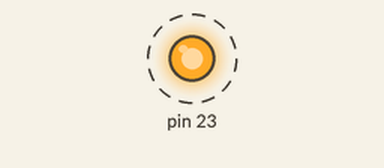
Recording of a sketch running on a simulated Arduino Mega 2560, built with avr-gcc and run on an emulated ATmega2560. On the bench: output pins drawn as LEDs (lit = HIGH). Dashed ring = blinking. What the sketch prints to the serial monitor is not drawn.

Above: at 0.3 s.
Timing chart, 0 to 3.1 s (numbered marks = the images above):
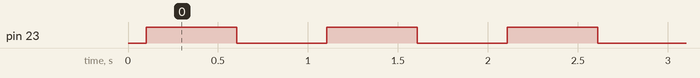

Measured:
- by itself, pin 23: alternates HIGH for 0.50 s and LOW for 0.50 s

The sketch:

OBD2_Leonardo_Sender.ino
```cpp
/*
 Name:		TEST_Single_CAN_HW_184_NANO.ino
 Created:	2/13/2022 7:54:03 AM
 Author:	Micro
*/

// CAN Receive Example
// Uses the MCP_CAN_lib-master-1.5.0 library
// https://github.com/coryjfowler/MCP_CAN_lib
// This one is set for Arduino Nano

#include <mcp_can_dfs.h>
#include <mcp_can.h>
#include <SPI.h>

unsigned long upTimer = millis();
unsigned long dtaCounter = 0;
uint16_t clutchValue = 18543;
bool clutchDirection = 0;

#define CAN0_INT 7                              // Set INT to pin 2
MCP_CAN CAN0(17);                               // Set CS to pin 10

// Comment out to enter receive mode
#define send

// the setup function runs once when you press reset or power the board
void setup() {
  // Serial needs to be at least this speed otherwise line will be dropped
  Serial.begin(250000);
  // while (!Serial);   // COmment out if Serial will not be used
  delay(100);
  Serial.println("Single Can Bus Sender/Logger, 500kb/s...");

  // Initialize MCP2515 running at 8MHz with a baudrate of 500kb/s and the masks and filters disabled.
  if (CAN0.begin(MCP_ANY, CAN_500KBPS, MCP_16MHZ) == CAN_OK)
    Serial.println("CAN0: MCP2515 Initialized Successfully!");
  else
    Serial.println("CAN0: Error Initializing MCP2515...");
  CAN0.setMode(MCP_NORMAL);                              // Set operation mode to normal so the MCP2515 sends acks to received data.
  pinMode(CAN0_INT, INPUT);                            // Configuring pin for /INT input

  pinMode(23, OUTPUT);
  digitalWrite(23, HIGH);
}

// the loop function runs over and over again until power down or reset
void loop() {
#ifndef send
  if (!digitalRead(CAN0_INT))                         // If CAN0_INT pin is low, read receive buffer
  {
    readCan(CAN0, 0);
  }
#else
  sendCan(CAN0, 0);
#endif
}

void readCan(MCP_CAN myCan, uint8_t MCP2515number) {
  //Serial.println(micros() - timer1);

  long unsigned int rxId;
  unsigned char len = 0;
  unsigned char rxBuf[8];
  char msgString[128];                            // Array to store serial string
  myCan.readMsgBuf(&rxId, &len, rxBuf);      // Read data: rxId = Frame ID, len = data length, buf = data byte(s)

  if ((rxId & 0x80000000) == 0x80000000)     // Determine if ID is standard (11 bits) or extended (29 bits)
    sprintf(msgString, "CAN%1d: Extended ID: 0x%.8lX  DLC: %1d  Data:", MCP2515number, (rxId & 0x1FFFFFFF), len);
  else
    //sprintf(msgString, "CAN%1d: Standard ID: 0x%.3lX       DLC: %1d  Data:", MCP2515number, rxId, len);
    sprintf(msgString, "%.8d  %1d  %.3lX  %1d  ", millis() - upTimer, MCP2515number, rxId, len);

  Serial.print(msgString);

  if ((rxId & 0x40000000) == 0x40000000) {    // Determine if message is a remote request frame.
    sprintf(msgString, " REMOTE REQUEST FRAME");
    Serial.print(msgString);
  }
  else {
    for (byte i = 0; i < len; i++) {
      sprintf(msgString, " %.2X", rxBuf[i]);
      Serial.print(msgString);
    }
  }


  Serial.println();
  digitalWrite(23, !digitalRead(23));

  //timer1 = micros();
}

void sendCan(MCP_CAN myCan, uint8_t MCP2515number) {
  unsigned char dta[8] = { 0, 0, 0, 0, 0, 0, 0, 0 };

  // Create loop timer
  unsigned long timer = millis();

  // This sends a data counter on ID 0x147 simply so I can see the Nano and HS CAN has active data

  // Increase the counter
  dtaCounter++;
  if (dtaCounter == 1099511627775) dtaCounter = 0;

  //Parse that dtaCounter into values
  dta[7] = dtaCounter;
  dta[6] = dtaCounter >> 8;
  dta[5] = dtaCounter >> 16;
  dta[4] = dtaCounter >> 24;
  dta[3] = dtaCounter >> 32;
  //dta[2] = dtaCounter >> 40;
  //dta[1] = dtaCounter >> 48;
  //dta[0] = dtaCounter >> 56;


  //can.send(0x0145, 0, 0, 8, dta);   // SEND TO ID:0X55
  myCan.sendMsgBuf(0x147, 0, 8, dta);
  //Serial.print("Sending: ");
  //Serial.print(0x0145, HEX);
  //Serial.print(" ");
  //Serial.print("00 00 08 ");
  //for (int i = 0; i <8; i++) {
  //  Serial.print(dta[i],HEX); Serial.print(" ");
  //}
  //Serial.println("");


  // Send Clutch Pedal % = HS_0x117  (D2 (bits 0 & 1) * 256 + D3) / 1024 * 100 - updated ~52ms
  // Clutch Pedal % = clutchValue

  //Serial.print("clutchValue = "); Serial.println(clutchValue);
  //Serial.print("clutchValue >> 8 = "); Serial.println(clutchValue >> 8);
  //Serial.print("clutchValue & 0xFF = "); Serial.println(clutchValue >> clutchValue & 0xFF);


  dta[7] = 0;
  dta[6] = 0;
  dta[5] = 0;
  dta[4] = 0;
  dta[3] = clutchValue & 0xFF;
  dta[2] = clutchValue >> 8;
  dta[1] = 0;
  dta[0] = 0;

  //Serial.print("Values "); Serial.print(dta[3],HEX); Serial.print(", "); Serial.println(dta[2], HEX);

  //int reverseClutchValue = (((dta[3] & 0x03) * 256 + dta[2]));
  //Serial.print("reverseClutchValue = "); Serial.println(reverseClutchValue);

  //int reversedat3 = dta[3] & 0x03;
  //Serial.print("reversedat3 = "); Serial.println(reversedat3);

  //int reversedat2 = dta[2];
  //Serial.print("reversedat2 = "); Serial.println(reversedat2);
  //
  //
  //int reverseClutchPercentage = (((float)reversedat3 * 256 + (float)reversedat2) / 1024 * 100);
  //Serial.print("reverseClutchPercentage = "); Serial.println(reverseClutchPercentage);
  //Serial.println();

  myCan.sendMsgBuf(0x117, 0, 8, dta);
  Serial.print("Sending: ");
  Serial.print(0x0117, HEX);
  Serial.print(" ");
  Serial.print("00 00 08 ");
  for (int i = 0; i <8; i++) {
    Serial.print(dta[i], HEX); Serial.print(" ");
  }
  Serial.println("");

  if (clutchDirection == 0) {
    clutchValue++;
  }
  else {
    clutchValue--;
  }

  if (clutchValue >= 19319) {
    clutchValue = 19318;
    clutchDirection = 1;
  }
  if (clutchValue <= 18543) {
    clutchValue = 18544;
    clutchDirection = 0;
  }


  // Delay loop
  // It should take around 222uS to send a packet, the Nano can not run fast enough
  while (millis() - timer < 5) {}

  // report loop time - if its more than 4000uS then the nano took longer to send the data
  unsigned long loopTime = micros() - timer;
  dta[2] = loopTime >> 0;
  dta[1] = loopTime >> 8;
  dta[0] = loopTime >> 16;
  if (dtaCounter % 100 == 0) digitalWrite(23, !digitalRead(23));
}
```
